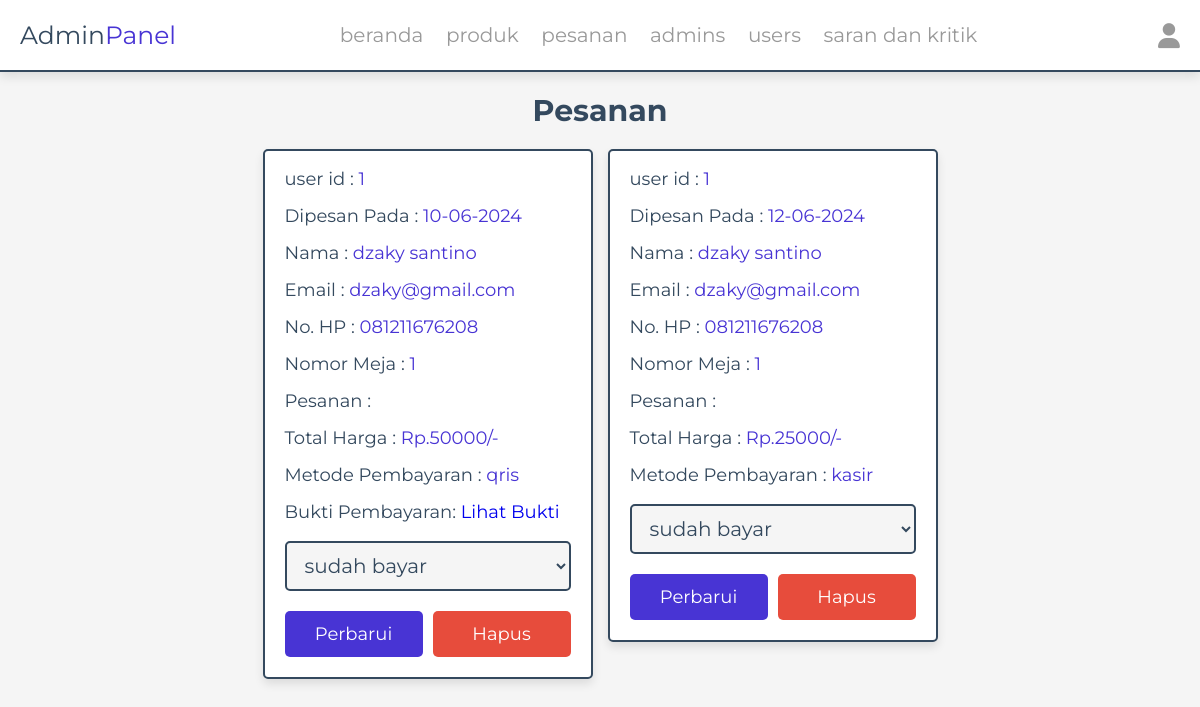
Page /admin/pesanan.php (signed in) on the committed database.
### tables this page shows
CREATE TABLE `pesanan` (
  `id` int(100) NOT NULL,
  `user_id` int(100) NOT NULL,
  `nama` varchar(20) NOT NULL,
  `no_hp` varchar(13) NOT NULL,
  `email` varchar(50) NOT NULL,
  `metode` varchar(50) NOT NULL,
  `no_meja` varchar(10) NOT NULL,
  `total_produk` varchar(1000) NOT NULL,
  `total_harga` int(100) NOT NULL,
  `waktu_pesan` date NOT NULL DEFAULT current_timestamp(),
  `status_pembayaran` varchar(20) NOT NULL DEFAULT 'belum bayar',
  `bukti_bayar` varchar(255) DEFAULT NULL
);

### admin/pesanan.php (the view, shortened to what this page needs)
<?php
include '../components/connect.php';
?>
<!DOCTYPE html>
<html lang="en">
<head>
   <link rel="stylesheet" href="https://cdnjs.cloudflare.com/ajax/libs/font-awesome/6.1.1/css/all.min.css">
   <link rel="stylesheet" href="../css/admin_style.css">
</head>
<body>
<?php include '../components/admin_header.php' ?>
<section class="placed-orders">
   <h1 class="heading">Pesanan</h1>
   <div class="box-container">
   <?php
      $select_orders = $conn->prepare("SELECT * FROM `pesanan`");
      $select_orders->execute();
      if($select_orders->rowCount() > 0){
         while($fetch_orders = $select_orders->fetch(PDO::FETCH_ASSOC)){
   ?>
   <div class="box">
      <p> user id : <span><?= $fetch_orders['user_id']; ?></span> </p>
      <p> Dipesan Pada : <span><?= date('d-m-Y', strtotime($fetch_orders['waktu_pesan']));  ?></span> </p>
      <p> Nama : <span><?= $fetch_orders['nama']; ?></span> </p>
      <p> Email : <span><?= $fetch_orders['email']; ?></span> </p>
      <p> No. HP : <span><?= $fetch_orders['no_hp']; ?></span> </p>
      <p> Nomor Meja : <span><?= $fetch_orders['no_meja']; ?></span> </p>
      <p> Pesanan :  </p>
      <p> Total Harga : <span>Rp.<?= $fetch_orders['total_harga']; ?>/-</span> </p>
      <p> Metode Pembayaran : <span><?= $fetch_orders['metode']; ?></span> </p>
      <?php if ($fetch_orders['bukti_bayar']) { ?>
      <p>Bukti Pembayaran: <a href="../uploads/<?= $fetch_orders['bukti_bayar']; ?>" target="_blank">Lihat Bukti</a></p>
      <?php } ?>
      <form action="" method="POST">
         <select name="status_pembayaran" class="drop-down">
            <option value="" selected disabled><?= $fetch_orders['status_pembayaran']; ?></option>
         </select>
         <div class="flex-btn">
            <input type="submit" value="perbarui" class="btn" name="update_payment">
            <a href="pesanan.php?delete=<?= $fetch_orders['id']; ?>" class="delete-btn" onclick="return confirm('Hapus Pesanan Ini?');">Hapus</a>
         </div>
      </form>
   </div>
   <?php
         }
      }else{
         echo '<p class="empty">Belum Ada Pesanan!</p>';
      }
   ?>
   </div>
</section>
</body>
</html>

### css/admin_style.css (style rules this page uses)
:root { --main-color:#4834d4; --red:#e74c3c; --orange:#f39c12; --black:#34495e; --white:#fff; --light-bg:#f5f5f5; --light-color:#999; --border:.2rem solid var(--black); --box-shadow:0 .5rem 1rem rgba(0,0,0,.1); }
* { font-family: 'Montserrat', sans-serif; margin:0; padding:0; box-sizing: border-box; text-decoration: none; outline: none; border:none; }
html { font-size: 62.5%; overflow-x: hidden; }
body { background-color: var(--light-bg); }
section { max-width: 1200px; margin:0 auto; padding:2rem; }
.btn, .delete-btn, .option-btn { display: block; margin-top: 1rem; border-radius: .5rem; cursor: pointer; width: 100%; font-size: 1.8rem; color:var(--white); padding:1.2rem 3rem; text-transform: capitalize; text-align: center; }
.btn { background-color: var(--main-color); }
.delete-btn { background-color: var(--red); }
.flex-btn { display: flex; gap:1rem; }
.heading { text-align: center; margin-bottom: 2rem; text-transform: capitalize; color:var(--black); font-size: 3rem; }
.placed-orders .box-container { display: grid; grid-template-columns: repeat(auto-fit, 33rem); gap:1.5rem; justify-content: center; align-items: flex-start; }
.placed-orders .box-container .box { background-color: var(--white); border-radius: .5rem; box-shadow: var(--box-shadow); border:var(--border); padding:2rem; padding-top: 1rem; }
.placed-orders .box-container .box p { padding: .5rem 0; line-height: 1.5; font-size: 1.8rem; color:var(--black); }
.placed-orders .box-container .box p span { color:var(--main-color); }
.placed-orders .box-container .box .drop-down { width: 100%; margin:1rem 0; background-color: var(--light-bg); padding:1rem 1.4rem; font-size: 2rem; color:var(--black); border:var(--border); border-radius: .5rem; }

### rows in the picture
pesanan: user "1", waktu_pesan "10-06-2024", nama "dzaky santino", email "dzaky@gmail.com", no_hp "081211676208", no_meja "1", total_harga "50000", metode "qris", status_pembayaran "sudah bayar"
pesanan: user "1", waktu_pesan "12-06-2024", nama "dzaky santino", email "dzaky@gmail.com", no_hp "081211676208", no_meja "1", total_harga "25000", metode "kasir", status_pembayaran "sudah bayar"
